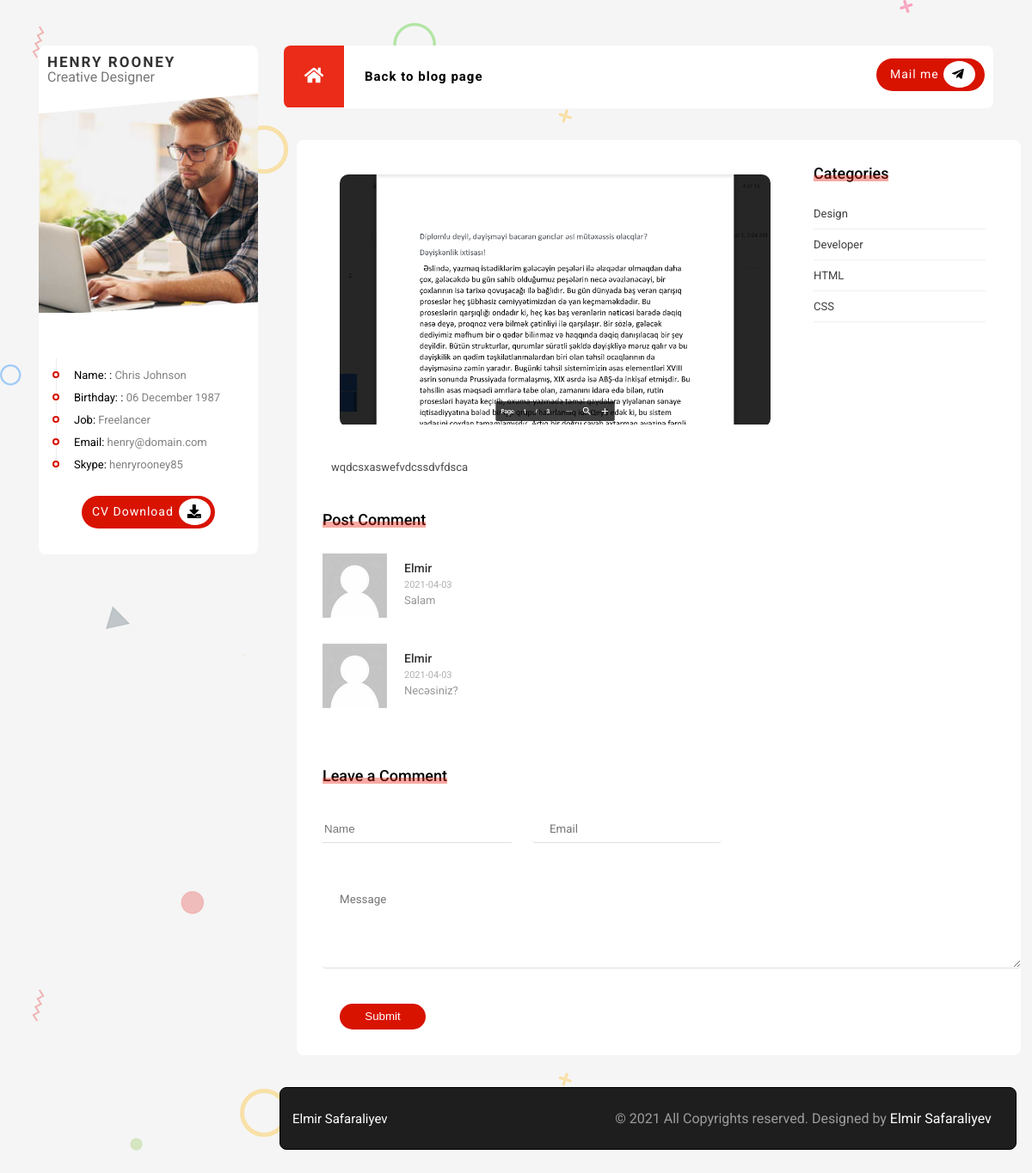
Page /blogpost/code-code on the committed database.
### PROJECT/data.py (models this page shows)
class Profile(db.Model):
    __tablename__='Profile'
    id=db.Column(db.Integer,primary_key=True)
    infoheader=db.Column(db.String(120))
    informatio=db.Column(db.String(120))

class BlogPost(db.Model):
    __tablename__="BlogPost"
    id=db.Column(db.Integer,primary_key=True)
    url=db.Column(db.String(50))
    title=db.Column(db.String(50))
    subtitle=db.Column(db.String(50))
    img=db.Column(db.String(120))
    date=db.Column(db.Date)
    tag=db.Column(db.String(120))
    content=db.Column(db.Text)
    catagory_post=db.Column(db.Integer, db.ForeignKey('Catagory.id'))
    post_comment=db.relationship('Comments', backref='BlogPost', lazy=True)

class Catagory(db.Model):
    __tablename__="Catagory"
    id=db.Column(db.Integer,primary_key=True)
    name=db.Column(db.String(50))
    post_catagory=db.relationship('BlogPost', backref='catagory', lazy=True)

class Comments(db.Model):
    __tablename__="Comments"
    id=db.Column(db.Integer,primary_key=True)
    name=db.Column(db.String(50))
    email=db.Column(db.String(50))
    comment=db.Column(db.String(100))
    date=db.Column(db.Date)
    blog_id=db.Column(db.Integer, db.ForeignKey('BlogPost.id'))

### PROJECT/mainroutes.py (the view)
@app.route('/blogpost/<string:url>')
def blog(url):
    blogpost=BlogPost.query.filter_by(url=url).first()
    catagory=Catagory.query.all()
    comment=Comments.query.filter_by(blog_id=blogpost.id).all()
    profile=Profile.query.all()
    profileimg=Profileim.query.all()
    return render_template('app/singleblog.html', blogpost=blogpost, catagory=catagory, comment=comment,profile=profile, profileimg=profileimg)

### PROJECT/templates/app/singleblog.html (shortened to what this page needs)
{% extends 'app/base.html' %}
{% block header %}
<link rel="stylesheet" href="../../static/app/css/style.css">
<link rel="stylesheet" href="../../static/app/css/grid.css">
<link rel="stylesheet" href="../../static/app/css/grid2.css">
<link rel="stylesheet" href="../../static/app/css/blogsingle.css">
{% endblock %}
{% block menu %}
<div class="row" id="menu">
  <div class="col-md-8 col-sm-8 col-xs-4" id="menumain">
    <ul class="menu-ul">
      <li>
        <a href="/">
          <div class="homebutton" id="btn1">
            <i class="fas fa-home"></i>
          </div>
        </a>
      </li>
      <li> <a class="li" id="btn2" href="/blog">Back to blog page</a></li>
    </ul>
  </div>
  <div class="col-md-4 col-sm-4 col-xs-8 dynamic" id="social1">
    <div id="mail">
      <div id="mailbox">
        <a id="mailto" href="mailto: abc@example.com">Mail me</a>
        <div id="mailiconbox">
          <i id="mailicon" class="fab fa-telegram-plane"></i>
        </div>
      </div>
    </div>
  </div>
</div>
{% endblock %}
{% block profile %}
<div class="profile">
  <div class="profile-name">
    <span class="name">
      HENRY ROONEY
    </span>
    <span class="job">
      Creative Designer
    </span>
  </div>
  <div class="profile-image">
    <img src="../../static/uploads/profile.jpg">
  </div>
  <div class="profile-info">
    <ul class="profileinfolist">
      {% for profile in profile %}
      <li class="profileinfoitem">
        <p>
          <span>{{profile.infoheader}}:</span>
          {{profile.informatio}}
        </p>
      </li>
      {% endfor %}
    </ul>
  </div>
  <div class="cvbutton">
    <div class="cvbuttonbox">
      <a class="cvdownload" href="">CV Download</a>
      <div class="downloadiconbox">
        <i class="fas fa-download dwiconbox"></i>
      </div>
    </div>
  </div>
</div>
{% endblock %}
{% block pages %}
<div class="col-12">
<div class="singleblog">
    <div class="blogcontents">
      <div class="blogmain">
        <div class="singleblogcontent">
          <div class="blogimgframe">
            <img src="../../static/uploads/{{blogpost.img}}" alt="">
          </div>
          <div class="blogcontent">
            {{blogpost.content|safe}}
          </div>
        </div>
      </div>
      <div class="blogmenu">
        <div class="singleblogmenu">
          <div class="categories">
            <div class="categories-header">
              <h1>Categories</h1>
              <span></span>
            </div>
            <div class="catagory">
              <ul>
                {% for catagory in catagory %}
                <li><a href="">{{catagory.name}}</a></li>
                {% endfor %}
              </ul>
            </div>
          </div>
        </div>
      </div>
    </div>
    <div class="comment">
      <div class="commentheader">
        <h1>Post Comment</h1>
        <span></span>
      </div>
      <div class="comments">
        {% for comment in comment %}
        <div class="commentdiv">
          <div class="img">
            <img src="../../static/app/img/person.jpg" alt="">
          </div>
          <div class="commentcontent">
            <h1>{{comment.name}}</h1>
            <span>{{comment.date}}</span>
            <p>{{comment.comment}}</p>
          </div>
        </div>
        {% endfor %}
      </div>
      <div class="addcomment">
        <div class="addcommentheader">
          <h1>Leave a Comment</h1>
          <span></span>
        </div>
        <form action="/blogpost/{{blogpost.url}}/addcomment" method="POST">
          <div class="form-1">
            <input type="text" placeholder="Name" name="name">
          </div>
          <div class="form-2">
            <input type="email" placeholder="Email" name="email">
          </div>
          <div class="form-3">
            <textarea cols="65" rows="5" name="comment" placeholder="Message"></textarea>
          </div>
          <div class="form-4">
            <button type="submit">Submit</button>
          </div>
        </form>
      </div>
    </div>
</div>
</div>
{% endblock %}

### PROJECT/static/app/css/style.css (style rules this page uses)
body { background-image: url(../img/bg.png) !important; background-color: #f5f5f5 !important; font-family: 'Roboto', sans-serif !important; }
.popup-form form input[type=text], select, input[type=email], textarea { width: 100%; padding: 12px 20px; margin: 8px 0; display: inline-block; border: 1px solid #ccc; border-radius: 4px; box-sizing: border-box; outline: none; font-family: 'Roboto',sans-serif; }
.profile { width: 100%; height: auto; margin: 0px; background-color: white; border-radius: 8px; }
.profile-name { line-height: 18px; padding: 10px; position: relative; }
.name { font-size: 1.063rem; color: #333333; font-weight: 700; line-height: 18px; letter-spacing: 2px; display: block; }
.job { font-size: 0.813; color: #777777; line-height: 18px; font-weight: 400; }
.profile-image { height: auto; width: 100%; overflow: hidden; clip-path: polygon(0 9%, 100% 0, 100% 94%, 0% 100%); }
.profile-info { position: relative; top: 10px; }
.profile-image img { width: 100%; height: 100%; }
.profileinfoitem::before { content: ""; border: solid 2px #d81300; width: 8px; height: 8px; border-radius: 50px; margin-left: -25px; margin-top: 2px; background: #fff; display: block; position: absolute; }
.profileinfoitem { border-left: 1px solid #eee; padding-left: 20px; }
.profileinfolist { font-size: 13px; padding-top: 40px; padding-left: 20px; padding-right: 10px; }
.profileinfoitem p { display: inline; }
.profileinfoitem { padding-top: 13px; color: gray; }
.profileinfoitem span { color: black; }
.cvbutton { padding-top: 40px; display: flex; justify-content: center; padding-bottom: 30px; }
.cvbuttonbox { width: 155px; height: 38px; letter-spacing: 1px; background-color: #d81300; border-radius: 45px; }
.downloadiconbox { display: inline; padding-top: 6px; padding-bottom: 6px; background-color: white; border-radius: 50%; Box-sizing: border-box; }
.dwiconbox { padding: 10px; }
.cvdownload { font-size: 14px; padding-bottom: 20px; line-height: 37px; padding-left: 12px; padding-right: 6px; display: inline; float: left; color: #ffffff; text-decoration: none; font-weight: 400; }
.menu-ul li { float: left; text-align: center; position: relative; height: 100%; }
.li { display: block; color: black; text-align: center; padding-left: 24px; text-decoration: none; font-size: 15px; font-weight: 700; line-height: 73px; letter-spacing: 1px; }
#menu { margin-left: 0px; background-color: white; width: 851px; border-radius: 8px; overflow: hidden; }
#menumain { padding: 0; position: relative; }
#social1 { padding-right: 10px; display: flex; justify-content: end; }
#mail { float: left; padding-top: 15px; margin-left: 22px; display: inline; }
#mailbox { width: 126px; height: 38px; letter-spacing: 1px; background-color: #d81300; border-radius: 45px; }
#mailiconbox { display: inline; padding-left: 0px; padding-top: 6px; padding-right: 2px; padding-bottom: 6px; background-color: white; border-radius: 50%; Box-sizing: border-box; }
#mailicon { padding: 10px; }
#mailto { font-size: 14px; padding-bottom: 20px; line-height: 37px; padding-left: 16px; padding-right: 5px; display: inline; float: left; color: #ffffff; text-decoration: none; font-weight: 400; }
.homebutton { background-color: #d81300; width: 70px; height: 72px; padding-top: 35%; font-size: 20px; }
.homebutton, .homebutton-r i { color: white; }
.homebutton, .homebutton-r:hover { background-color: #ea2c19; cursor: pointer; }

### PROJECT/static/app/css/contact.css (style rules this page uses)
.form-1, .form-2 { display: inline; }
form { padding-top: 30px; }
.form-1 input { width: 185px; height: 31px; display: inline; margin-right: 20px; border-bottom: 1px solid #dfdfdf; border-top: none; border-right: none; border-left: none; outline: none; }
.form-2 input { width: 185px; height: 31px; display: inline; border-bottom: 1px solid #dfdfdf; border-top: none; border-right: none; border-left: none; outline: none; }
.form-3 { padding-top: 30px; }
.form-3 textarea { border-bottom: 1px solid #dfdfdf; border-top: none; border-right: none; border-left: none; outline: none; font-family: 'Roboto', sans-serif; }
.form-4 { padding-top: 30px; padding-left: 20px; }
.form-4 button { width: 100px; height: 30px; border-radius: 20px; background-color: #d81300; border: none; outline: none; color: white; }

### PROJECT/static/app/css/grid2.css (style rules this page uses)
@media screen and (max-width: 1200px) { #menu { width: 100%; } }
@media screen and (max-width: 1200px) { #mail { margin-left: 60px; } }

### rows in the picture
Profile: infoheader "Name:", informatio "Chris Johnson"
Profile: infoheader "Birthday:", informatio "06 December 1987"
Profile: infoheader "Job", informatio "Freelancer"
Profile: infoheader "Email", informatio "henry@domain.com"
Profile: infoheader "Skype", informatio "henryrooney85"
BlogPost: img (picture), content "wqdcsxaswefvdcssdvfdsca"
Catagory: name "Design"
Catagory: name "Developer"
Catagory: name "HTML"
Catagory: name "CSS"
Comments: name "Elmir", date "2021-04-03", comment "Salam"
Comments: name "Elmir", date "2021-04-03", comment "Necəsiniz?"
